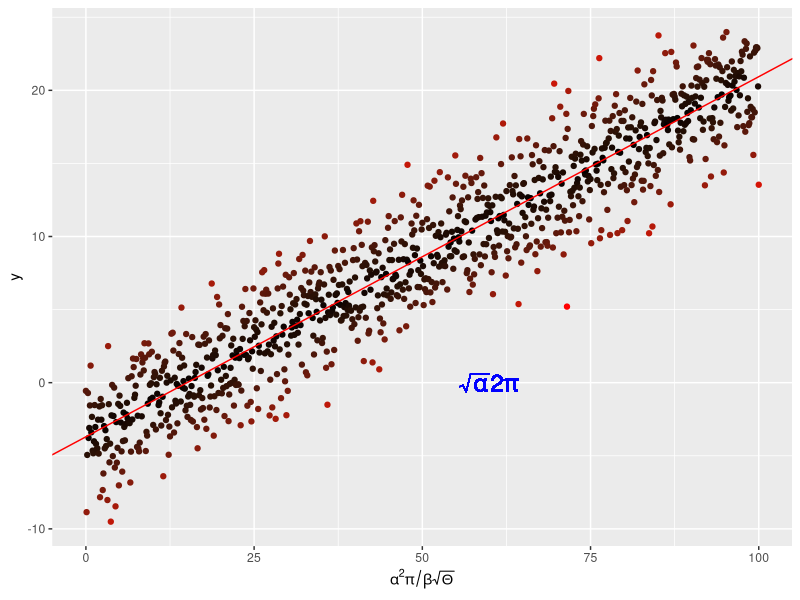
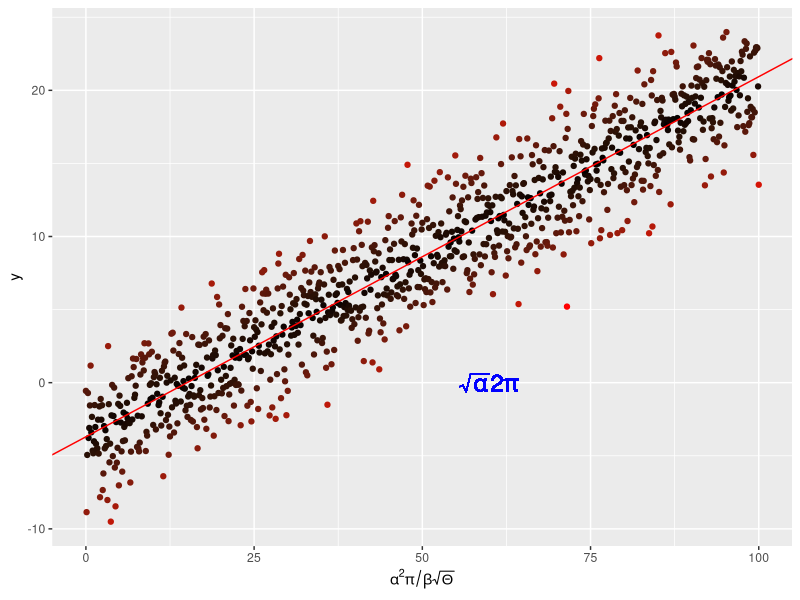

R code for these plots, in order:
# Author: Mikael Minten
# Date: October 2025
# Description: This script creates a plot and saves it.

library(ggplot2)

x <- seq(0, 100, by = 0.1)
y <- -4. + 0.25 * x +
  rnorm(length(x), mean = 0., sd = 2.5)

# and put them in a dataframe
my_data <- data.frame(x = x, y = y)

# perform a linear regression
my_lm <- summary(lm(y ~ x, data = my_data))

# plot the data
p <-  ggplot(my_data, aes(x = x, y = y,
                          colour = abs(my_lm$residual))
             ) +
  geom_point() +
  scale_colour_gradient(low = "black", high = "red") +
  theme(legend.position = "none") +
  scale_x_continuous(
    expression(alpha^2 * pi / beta * sqrt(Theta)))

# add the regression line
p <- p + geom_abline(
  intercept = my_lm$coefficients[1][1],
  slope = my_lm$coefficients[2][1],
  colour = "red")
# throw some math on the plot
p <- p + geom_text(aes(x = 60, y = 0,
                       label = "sqrt(alpha) * 2* pi"), 
                       parse = TRUE, size = 6, 
                       colour = "blue")

p

ggsave("../results/my_lin_reg.pdf", plot = p, width = 7,height = 5)